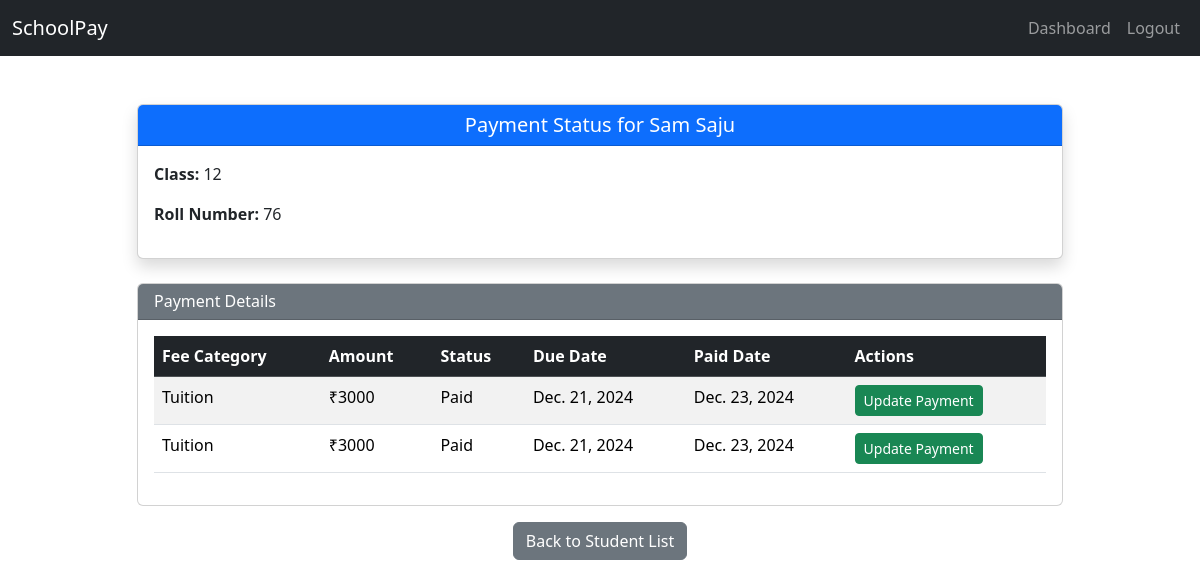
The page /fees/student/4/ (signed in) on the database its author committed.
### app/models.py (models this page shows, shortened)
class Student(models.Model):
    first_name = models.CharField(max_length=50)
    last_name = models.CharField(max_length=50)
    class_name = models.CharField(max_length=20)
    roll_number = models.IntegerField(unique=True)
    email = models.EmailField(unique=True)

class StudentFees(models.Model):
    student = models.ForeignKey(Student, on_delete=models.CASCADE)
    fee_category = models.ForeignKey(FeeCategory, on_delete=models.CASCADE)
    status = models.CharField(max_length=10, default='Due')
    due_date = models.DateField()
    paid_date = models.DateField(null=True, blank=True)
    amount_paid = models.IntegerField(default=0)

class FeeCategory(models.Model):
    name = models.CharField(max_length=100)
    fee_type = models.CharField(max_length=20)
    amount = models.IntegerField()

### app/views.py (the view)
# urls.py: path('fees/student/<int:id>/', views.payment_status),
def payment_status(request, id):
    if 'admin_id' not in request.session:
        return redirect('/')
    student = Student.objects.get(id=id)
    student_fees = StudentFees.objects.filter(student_id=id)
    return render(request, 'payment_status.html', {'student': student, 'student_fees': student_fees})

### Templates/payment_status.html (shortened to what this page needs)
<!DOCTYPE html>
<html lang="en">
<head>
    <link href="https://cdn.jsdelivr.net/npm/bootstrap@5.3.3/dist/css/bootstrap.min.css" rel="stylesheet">
</head>
<body>
    <nav class="navbar navbar-expand-lg navbar-dark bg-dark">
        <div class="container-fluid">
            <a class="navbar-brand" href="#">SchoolPay</a>
            <div class="collapse navbar-collapse" id="navbarNav">
                <ul class="navbar-nav ms-auto">
                    <li class="nav-item">
                        <a class="nav-link" href="/dashboard">Dashboard</a>
                    </li>
                    <li class="nav-item">
                        <a class="nav-link" href="/logout/">Logout</a>
                    </li>
                </ul>
            </div>
        </div>
    </nav>
    <div class="container mt-5">
        <div class="row">
            <div class="col-md-10 offset-md-1">
                <div class="card shadow">
                    <div class="card-header bg-primary text-white">
                        <h5 class="card-title text-center mb-0">Payment Status for {{ student.first_name }} {{ student.last_name }}</h5>
                    </div>
                    <div class="card-body">
                        <p><strong>Class:</strong> {{ student.class_name }}</p>
                        <p><strong>Roll Number:</strong> {{ student.roll_number }}</p>
                    </div>
                </div>
                <div class="card mt-4">
                    <div class="card-header bg-secondary text-white">
                        <h6 class="mb-0">Payment Details</h6>
                    </div>
                    <div class="card-body">
                        <table class="table table-striped">
                            <thead class="table-dark">
                                <tr>
                                    <th>Fee Category</th>
                                    <th>Amount</th>
                                    <th>Status</th>
                                    <th>Due Date</th>
                                    <th>Paid Date</th>
                                    <th>Actions</th>
                                </tr>
                            </thead>
                            <tbody>
                                {% for fee in student_fees %}
                                <tr>
                                    <td>{{ fee.fee_category.name }}</td>
                                    <td>₹{{ fee.fee_category.amount }}</td>
                                    <td>{{ fee.status }}</td>
                                    <td>{{ fee.due_date }}</td>
                                    <td>{{ fee.paid_date }}</td>
                                    <td>
                                        <a href="/fees/update/{{ fee.id }}" class="btn btn-sm btn-success">Update Payment</a>
                                    </td>
                                </tr>
                                {% empty %}
                                <tr>
                                    <td colspan="6" class="text-center">No fees assigned to this student.</td>
                                </tr>
                                {% endfor %}
                            </tbody>
                        </table>
                    </div>
                </div>
                <div class="text-center mt-3">
                    <a href="/students" class="btn btn-secondary">Back to Student List</a>
                </div>
            </div>
        </div>
    </div>
</body>
</html>

### rows shown on the page
Student: first_name "Sam", last_name "Saju", class_name "12", roll_number "76"
StudentFees: fee_category.name "Tuition", fee_category.amount "3000", status "Paid", due_date "Dec. 21, 2024", paid_date "Dec. 23, 2024"
StudentFees: fee_category.name "Tuition", fee_category.amount "3000", status "Paid", due_date "Dec. 21, 2024", paid_date "Dec. 23, 2024"
